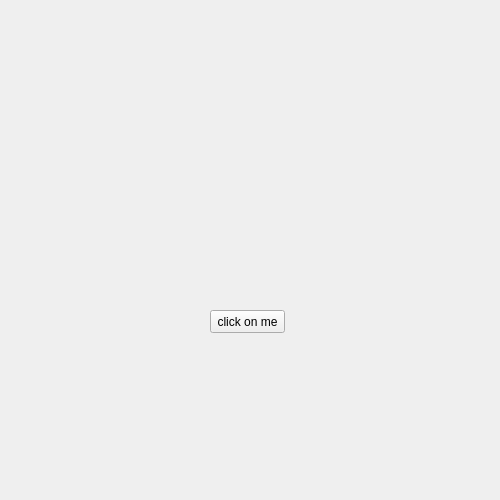
<?xml version="1.0" encoding="UTF-8"?>
<ui version="4.0">
 <class>Form</class>
 <widget class="QWidget" name="Form">
  <property name="geometry">
   <rect>
    <x>0</x>
    <y>0</y>
    <width>500</width>
    <height>500</height>
   </rect>
  </property>
  <property name="cursor">
   <cursorShape>ArrowCursor</cursorShape>
  </property>
  <property name="windowTitle">
   <string>Git и желтые окружности </string>
  </property>
  <widget class="QPushButton" name="pushButton">
   <property name="geometry">
    <rect>
     <x>210</x>
     <y>310</y>
     <width>75</width>
     <height>23</height>
    </rect>
   </property>
   <property name="cursor">
    <cursorShape>ArrowCursor</cursorShape>
   </property>
   <property name="text">
    <string>click on me</string>
   </property>
  </widget>
 </widget>
 <resources/>
 <connections/>
</ui>
